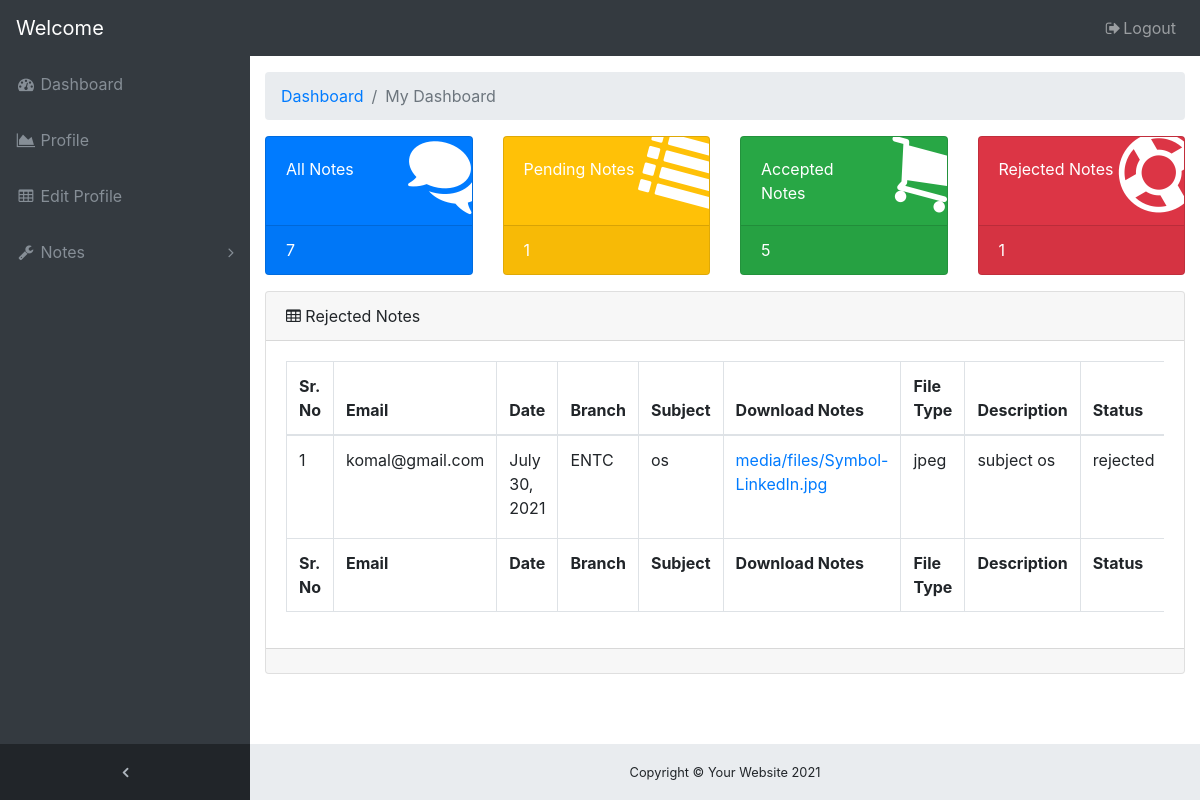
/notes/rejectednotes/, run on the app's committed database.
### onlinenotes/models.py (models this page shows, shortened)
class notes(models.Model):
    user = models.ForeignKey(User,on_delete=models.CASCADE)
    branch = models.CharField(max_length=30)
    uploadingnotes = models.FileField(upload_to='media/files/')
    date = models.DateField()
    filetype = models.CharField(max_length=30)
    status = models.CharField(max_length=30)
    subject = models.CharField(max_length=30)
    description = models.CharField(max_length=100)

### onlinenotes/views.py (the view)
# urls.py: path('rejectednotes/',views.rejectednotes,name="rejectednotes"),
def rejectednotes(request):
    allnote = notes.objects.all().filter(status="rejected")
    accept = notes.objects.filter(status='accepted').count()
    all = notes.objects.all().count()
    reject = notes.objects.filter(status='rejected').count()
    pend = notes.objects.filter(status='pending').count()
    context={'allnote':allnote,'accept':accept,'all':all,'reject':reject,'pend':pend}
    return render(request,'onlinenotes/rejectednotes.html',context)

### onlinenotes/templates/onlinenotes/rejectednotes.html (shortened to what this page needs)
<!DOCTYPE html>
{% load static %}
<html lang="en">
<head>
    <link rel="stylesheet" href="https://stackpath.bootstrapcdn.com/bootstrap/4.5.2/css/bootstrap.min.css">
    <link href="//netdna.bootstrapcdn.com/bootstrap/3.0.0/css/bootstrap-glyphicons.css" rel="stylesheet">
    <link rel="stylesheet" href="https://cdnjs.cloudflare.com/ajax/libs/font-awesome/4.7.0/css/font-awesome.min.css">
    <link rel="stylesheet" href="https://cdn.jsdelivr.net/npm/@fortawesome/fontawesome-free@5.15.3/css/fontawesome.min.css">
    <link rel="stylesheet" href="{% static 'css/admindash.css' %}">
</head>
<body class="fixed-nav sticky-footer bg-dark" id="page-top">
    <nav class="navbar navbar-expand-lg navbar-dark bg-dark fixed-top" id="mainNav">
      <a class="navbar-brand" href="{% url 'profile' user.id %}">Welcome {{user.username}}</a>
      <div class="collapse navbar-collapse" id="navbarResponsive">
        <ul class="navbar-nav navbar-sidenav" id="exampleAccordion">
          <li class="nav-item" data-toggle="tooltip" data-placement="right" title="Dashboard">
            <a class="nav-link" href="{% url 'admindashboard' %}">
              <i class="fa fa-fw fa-dashboard"></i>
              <span class="nav-link-text">Dashboard</span>
            </a>
          </li>
          <li class="nav-item" data-toggle="tooltip" data-placement="right" title="Charts">
            <a class="nav-link" href="{% url 'profile' user.id %}">
              <i class="fa fa-fw fa-area-chart"></i>
              <span class="nav-link-text">Profile</span>
            </a>
          </li>
          <li class="nav-item" data-toggle="tooltip" data-placement="right" title="Tables">
            <a class="nav-link" href="{% url 'editprofile' user.id %}">
              <i class="fa fa-fw fa-table"></i>
              <span class="nav-link-text">Edit Profile</span>
            </a>
          </li>
          <li class="nav-item" data-toggle="tooltip" data-placement="right" title="Components">
            <a class="nav-link nav-link-collapse collapsed" data-toggle="collapse" href="#collapseComponents" data-parent="#exampleAccordion">
              <i class="fa fa-fw fa-wrench"></i>
              <span class="nav-link-text">Notes</span>
            </a>
          </li>
        </ul>
        <ul class="navbar-nav sidenav-toggler">
          <li class="nav-item">
            <a class="nav-link text-center" id="sidenavToggler">
              <i class="fa fa-fw fa-angle-left"></i>
            </a>
          </li>
        </ul>
        <ul class="navbar-nav ml-auto">
          <li class="nav-item">
            <a class="nav-link" href="{% url 'logout' %}" data-toggle="modal" data-target="#exampleModal">
              <i class="fa fa-fw fa-sign-out"></i>Logout</a>
          </li>
        </ul>
      </div>
    </nav>
    <div class="content-wrapper">
      <div class="container-fluid">
        <ol class="breadcrumb">
          <li class="breadcrumb-item">
            <a href="#">Dashboard</a>
          </li>
          <li class="breadcrumb-item active">My Dashboard</li>
        </ol>
        <div class="row">
          <div class="col-xl-3 col-sm-6 mb-3">
            <div class="card text-white bg-primary o-hidden h-100">
              <div class="card-body">
                <div class="card-body-icon">
                  <i class="fa fa-fw fa-comments"></i>
                </div>
                <div class="mr-5">All Notes</div>
              </div>
              <a class="card-footer text-white clearfix large z-1" href="{% url 'allnotes' %}">
                <span class="float-left">{{all}}</span>
              </a>
            </div>
          </div>
          <div class="col-xl-3 col-sm-6 mb-3">
            <div class="card text-white bg-warning o-hidden h-100">
              <div class="card-body">
                <div class="card-body-icon">
                  <i class="fa fa-fw fa-list"></i>
                </div>
                <div class="mr-5">Pending Notes</div>
              </div>
              <a class="card-footer text-white clearfix large z-1" href="{% url 'pendingnotes' %}">
                <span class="float-left">{{pend}}</span>
              </a>
            </div>
          </div>
          <div class="col-xl-3 col-sm-6 mb-3">
            <div class="card text-white bg-success o-hidden h-100">
              <div class="card-body">
                <div class="card-body-icon">
                  <i class="fa fa-fw fa-shopping-cart"></i>
                </div>
                <div class="mr-5">Accepted Notes</div>
              </div>
              <a class="card-footer text-white clearfix large z-1" href="{% url 'acceptednotes' %}">
                <span class="float-left">{{accept}}</span>
              </a>
            </div>
          </div>
          <div class="col-xl-3 col-sm-6 mb-3">
            <div class="card text-white bg-danger o-hidden h-100">
              <div class="card-body">
                <div class="card-body-icon">
                  <i class="fa fa-fw fa-support"></i>
                </div>
                <div class="mr-5">Rejected Notes</div>
              </div>
              <a class="card-footer text-white clearfix large z-1" href="{% url 'rejectednotes' %}">
                <span class="float-left">{{reject}}</span>
              </a>
            </div>
          </div>
        </div>
        <div class="card mb-3">
          <div class="card-header">
            <i class="fa fa-table"></i> Rejected Notes</div>
          <div class="card-body">
            <div class="table-responsive">
              <table class="table table-bordered" id="dataTable" width="100%" cellspacing="0">
                <thead>
                  <tr>
                    <th>Sr. No</th>
                    <th>Email</th>
                    <th>Date</th>
                    <th>Branch</th>
                    <th>Subject</th>
                    <th>Download Notes</th>
                    <th>File Type</th>
                    <th>Description</th>
                    <th>Status</th>
                  </tr>
                </thead>
                <tfoot>
                  <tr>
                    <th>Sr. No</th>
                    <th>Email</th>
                    <th>Date</th>
                    <th>Branch</th>
                    <th>Subject</th>
                    <th>Download Notes</th>
                    <th>File Type</th>
                    <th>Description</th>
                    <th>Status</th>
                  </tr>
                </tfoot>
                <tbody>
                  {% for i in allnote %}
                    <tr>
                      <td>{{forloop.counter}}</td>
                      <td>{{i.user.email}}</td>
                      <td>{{i.date}}</td>
                      <td>{{i.branch}}</td>
                      <td>{{i.subject}}</td>
                      <td><a href="{{ i.uploadingnotes.url }}">{{ i.uploadingnotes }}</a></td>
                      <td>{{i.filetype}}</td>
                      <td>{{i.description}}</td>
                      <td>{{i.status}}</td>
                    </tr>
                  {% endfor %}
                </tbody>
              </table>
            </div>
          </div>
          <div class="card-footer small text-muted"></div>
        </div>
      </div>
      <footer class="sticky-footer">
        <div class="container">
          <div class="text-center">
            <small>Copyright © Your Website 2021</small>
          </div>
        </div>
      </footer>
    </div>
  </body>
</html>

### onlinenotes/static/css/admindash.css (style rules this page uses)
html { position: relative; min-height: 100%; }
body { overflow-x: hidden; }
body.sticky-footer { margin-bottom: 56px; }
body.sticky-footer .content-wrapper { min-height: calc(100vh - 56px - 56px); }
body.fixed-nav { padding-top: 56px; }
.content-wrapper { min-height: calc(100vh - 56px); padding-top: 1rem; }
.o-hidden { overflow: hidden !important; }
.z-1 { z-index: 1; }
#mainNav .navbar-collapse { overflow: auto; max-height: 75vh; }
#mainNav .navbar-collapse .navbar-nav .nav-item .nav-link { cursor: pointer; }
#mainNav .navbar-collapse .navbar-sidenav .nav-link-collapse:after { float: right; content: '\f107'; font-family: 'FontAwesome'; }
#mainNav .navbar-collapse .navbar-sidenav .nav-link-collapse.collapsed:after { content: '\f105'; }
#mainNav .navbar-collapse .sidenav-toggler { display: none; }
@media (min-width: 992px) { #mainNav .navbar-brand { width: 250px; } }
@media (min-width: 992px) { #mainNav .navbar-collapse { overflow: visible; max-height: none; } }
@media (min-width: 992px) { #mainNav .navbar-collapse .navbar-sidenav { position: absolute; top: 0; left: 0; -webkit-flex-direction: column; -ms-flex-direction: column; flex-direction: column; margin-top: 56px; } }
@media (min-width: 992px) { #mainNav .navbar-collapse .navbar-sidenav > .nav-item { width: 250px; padding: 0; } }
@media (min-width: 992px) { #mainNav .navbar-collapse .navbar-sidenav > .nav-item > .nav-link { padding: 1em; } }
#mainNav.fixed-top .sidenav-toggler { display: none; }
@media (min-width: 992px) { #mainNav.fixed-top .navbar-sidenav { height: calc(100vh - 112px); } }
@media (min-width: 992px) { #mainNav.fixed-top .sidenav-toggler { position: absolute; top: 0; left: 0; display: flex; -webkit-flex-direction: column; -ms-flex-direction: column; flex-direction: column; margin-top: calc(100vh - 56px); } }
@media (min-width: 992px) { #mainNav.fixed-top .sidenav-toggler > .nav-item { width: 250px; padding: 0; } }
@media (min-width: 992px) { #mainNav.fixed-top .sidenav-toggler > .nav-item > .nav-link { padding: 1em; } }
#mainNav.fixed-top.navbar-dark .sidenav-toggler { background-color: #212529; }
#mainNav.fixed-top.navbar-dark .sidenav-toggler a i { color: #adb5bd; }
.content-wrapper { overflow-x: hidden; background: white; }
@media (min-width: 992px) { .content-wrapper { margin-left: 250px; } }
#sidenavToggler i { font-weight: 800; }
#mainNav.navbar-dark .navbar-collapse .navbar-sidenav .nav-link-collapse:after { color: #868e96; }
#mainNav.navbar-dark .navbar-collapse .navbar-sidenav > .nav-item > .nav-link { color: #868e96; }
@media (min-width: 992px) { #mainNav.navbar-dark .navbar-collapse .navbar-sidenav { background: #343a40; } }
.card-body-icon { position: absolute; z-index: 0; top: -25px; right: -25px; font-size: 5rem; -webkit-transform: rotate(15deg); -ms-transform: rotate(15deg); transform: rotate(15deg); }
footer.sticky-footer { position: absolute; right: 0; bottom: 0; width: 100%; height: 56px; background-color: #e9ecef; line-height: 55px; }
@media (min-width: 992px) { footer.sticky-footer { width: calc(100% - 250px); } }

### data on the page
notes: user.email "komal@gmail.com", date "July 30, 2021", branch "ENTC", subject "os", uploadingnotes "media/files/Symbol-LinkedIn.jpg", filetype "jpeg", description "subject os", status "rejected"

### other printed values
{{ all }} "7"
{{ pend }} "1"
{{ accept }} "5"
{{ reject }} "1"
